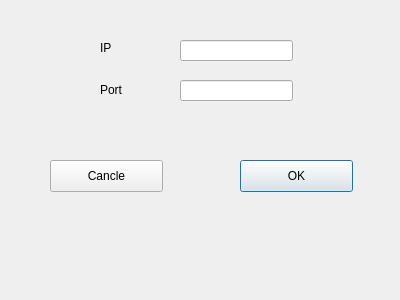
<?xml version="1.0" encoding="UTF-8"?>
<ui version="4.0">
 <class>CreateConnectionSession</class>
 <widget class="QDialog" name="CreateConnectionSession">
  <property name="geometry">
   <rect>
    <x>0</x>
    <y>0</y>
    <width>400</width>
    <height>300</height>
   </rect>
  </property>
  <property name="windowTitle">
   <string>Dialog</string>
  </property>
  <widget class="QLineEdit" name="lineEditIP">
   <property name="geometry">
    <rect>
     <x>180</x>
     <y>40</y>
     <width>113</width>
     <height>21</height>
    </rect>
   </property>
  </widget>
  <widget class="QLineEdit" name="lineEditPort">
   <property name="geometry">
    <rect>
     <x>180</x>
     <y>80</y>
     <width>113</width>
     <height>21</height>
    </rect>
   </property>
  </widget>
  <widget class="QLabel" name="labelIP">
   <property name="geometry">
    <rect>
     <x>100</x>
     <y>40</y>
     <width>59</width>
     <height>16</height>
    </rect>
   </property>
   <property name="text">
    <string>IP</string>
   </property>
  </widget>
  <widget class="QLabel" name="labelPort">
   <property name="geometry">
    <rect>
     <x>100</x>
     <y>80</y>
     <width>59</width>
     <height>20</height>
    </rect>
   </property>
   <property name="text">
    <string>Port</string>
   </property>
  </widget>
  <widget class="QPushButton" name="pushButton">
   <property name="geometry">
    <rect>
     <x>240</x>
     <y>160</y>
     <width>113</width>
     <height>32</height>
    </rect>
   </property>
   <property name="text">
    <string>OK</string>
   </property>
  </widget>
  <widget class="QPushButton" name="pushButton_2">
   <property name="geometry">
    <rect>
     <x>50</x>
     <y>160</y>
     <width>113</width>
     <height>32</height>
    </rect>
   </property>
   <property name="text">
    <string>Cancle</string>
   </property>
  </widget>
 </widget>
 <resources/>
 <connections/>
</ui>
